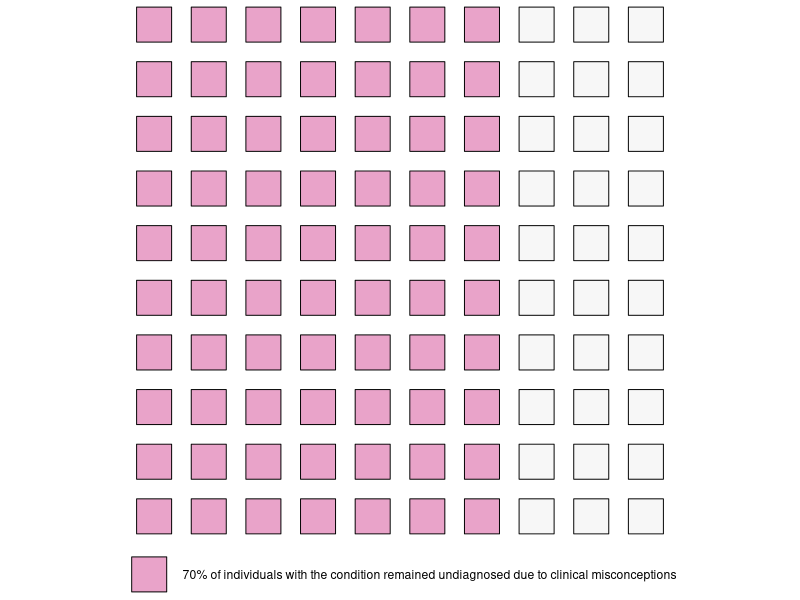
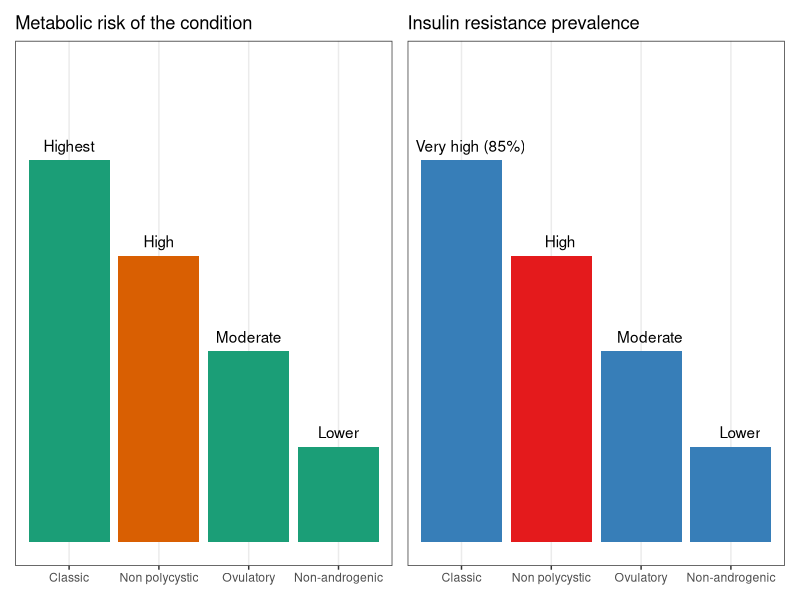
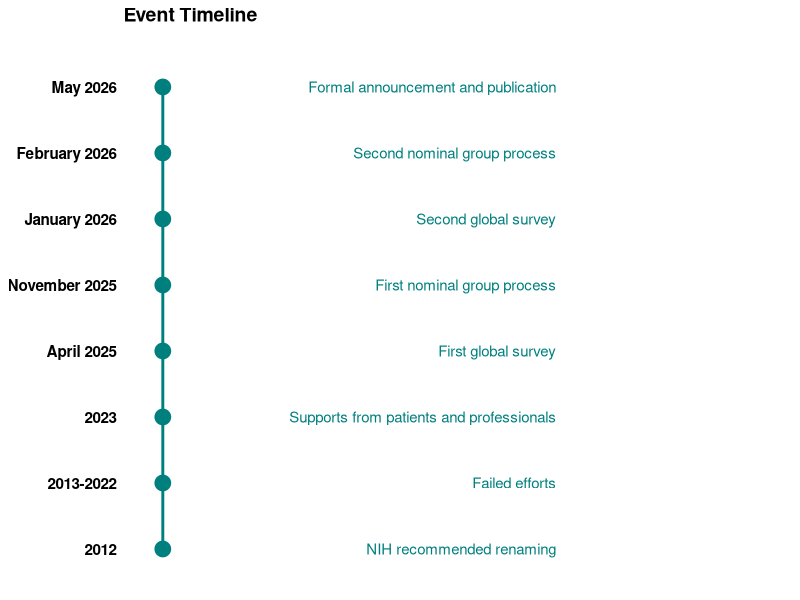
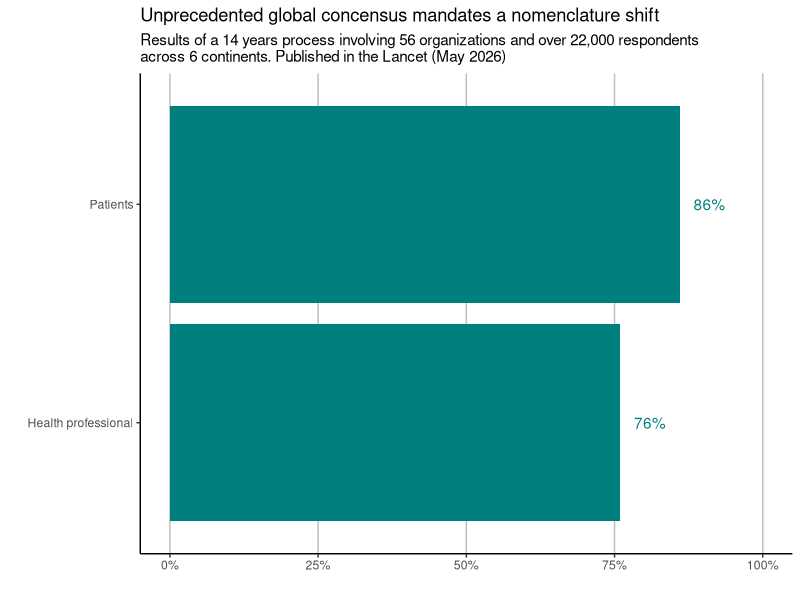

Source code (R) for these figures, in order:
## ---- chunk 1
knitr::opts_chunk$set(echo = FALSE,
                      warning = FALSE,
                      message = FALSE,
                      comment = "")
## ---- chunk 2
library(tidyverse)
library(patchwork)
## ---- chunk 3
tibble(x = rep(1:10, each = 10), y = rep(1:10, times =10)) |> 
    ggplot()+
    geom_point(mapping = aes(x,y, fill = (x>7)),shape = 22, size = 13)+
    coord_fixed(ratio = 1)+
    scale_x_continuous(breaks = 1:10)+
    scale_y_continuous(breaks = 1:10)+
    scale_fill_brewer(type = "div", palette = 2, 
                      breaks = c(FALSE), 
                      labels = c("70% of individuals with the condition remained undiagnosed due to clinical misconceptions"))+
    theme_void()+
    theme(legend.position = "bottom",
          legend.title = element_blank(),
          legend.key.size = unit(0.5,units = "lines")
          )
## ---- chunk 4
dt_risk <- tibble(
    x = factor(c("Classic","Non polycystic","Ovulatory","Non-androgenic"),
               levels = c("Classic","Non polycystic","Ovulatory","Non-androgenic")),
    y = factor(c("Highest","High","Moderate","Lower"), levels = c("Lower","Moderate","High","Highest")),
    z = factor(c("Very high (85%)","High","Moderate","Lower"), levels = c("Lower","Moderate","High","Very high (85%)"))
) 
bar1 <- ggplot(dt_risk)+
    geom_col(aes(x, as.numeric(y),fill = x == "Non polycystic"))+
    scale_fill_brewer(type = "qual", palette = 2, name = "", breaks = NULL)+
    scale_y_continuous(name = "",breaks = NULL, limits = c(0,5))+
    geom_text(aes(x, as.numeric(y), label = y), nudge_y = 0.15)+
    theme_bw()+
    theme(axis.title = element_blank())+
    labs(title = "Metabolic risk of the condition")

bar2 <- ggplot(dt_risk)+
    geom_col(aes(x, as.numeric(z),fill = !(x == "Non polycystic")))+
    scale_fill_brewer(type = "qual", palette = 6, name = "", breaks = NULL)+
    scale_y_continuous(name = "",breaks = NULL, limits = c(0,5))+
    geom_text(aes(x, as.numeric(z), label = z), nudge_y = 0.15, nudge_x = 0.1)+
    theme_bw()+
    theme(axis.title = element_blank())+
    labs(title = "Insulin resistance prevalence")

bar1 + bar2
## ---- chunk 5
timeline <- tibble(
    Year = factor(c("2012","2013-2022","2023","April 2025", "November 2025","January 2026","February 2026","May 2026"), 
                  levels = c("2012","2013-2022","2023","April 2025", "November 2025","January 2026","February 2026","May 2026"),
                  ordered = T),
    event = c("NIH recommended renaming","Failed efforts","Supports from patients and professionals",
              "First global survey","First nominal group process","Second global survey","Second nominal group process","Formal announcement and publication"),
    step = 1:8
)
ggplot(timeline, aes(x = 1, y = Year)) +
  # Draws the central timeline spine connecting the periods
  geom_path(aes(group = 1), color = "#007F7F", linewidth = 1) +
  
  # Adds milestone points at each year/date
  geom_point(color = "#007F7F", size = 5) +
  
  # Adds the event descriptions, left-aligned (hjust = 0) and slightly nudged to the right
  geom_text(aes(label = event), color = "#007F7F",hjust = 1, nudge_x = 0.01, size = 3.8) +
  
  # Reverses the Y-axis levels to read chronologically from top to bottom
  #scale_y_discrete(limits = rev(levels(timeline$Year))) +
  
  # Adds padding to the right side (60% expansion) to prevent text cutoff
  scale_x_continuous(expand = expansion(mult = c(0.1, 0.6))) +
  
  # Title and Clean Axis Labels
  labs(
    title = "Event Timeline",
    x = NULL, 
    y = NULL
  ) +
  
  # Apply Minimal Theme and customize details
  theme_minimal() +
  theme(
    # Remove x-axis text/ticks since all events are aligned vertically at x=1
    axis.text.x = element_blank(),
    axis.ticks.x = element_blank(),
    
    # Style the Year labels on the left side
    axis.text.y = element_text(face = "bold", color = "black", size = 11),
    
    # Strip away background gridlines to maximize contrast
    panel.grid.major = element_blank(),
    panel.grid.minor = element_blank(),
    
    # Add a clean title margin
    plot.title = element_text(face = "bold", size = 14, margin = margin(b = 15))
  )
## ---- chunk 6
concensus <- tibble(
    x = c(0.86,0.76),
    y = c("Patients","Health professional")
)
ggplot(concensus)+
    geom_col(aes(x,y), fill = "#007F7F" )+
    scale_x_continuous(limits = c(0,1), labels = scales::percent_format(),
                       name = "")+
    geom_text(aes(x,y, label = scales::percent(x)), nudge_x = 0.05, colour = "#007F7F")+
    theme_classic()+
    theme(panel.grid.major.x = element_line(colour = "grey", linewidth = 0.5))+
    labs(y = "",
         title = "Unprecedented global concensus mandates a nomenclature shift",
         subtitle = "Results of a 14 years process involving 56 organizations and over 22,000 respondents \nacross 6 continents. Published in the Lancet (May 2026)")
